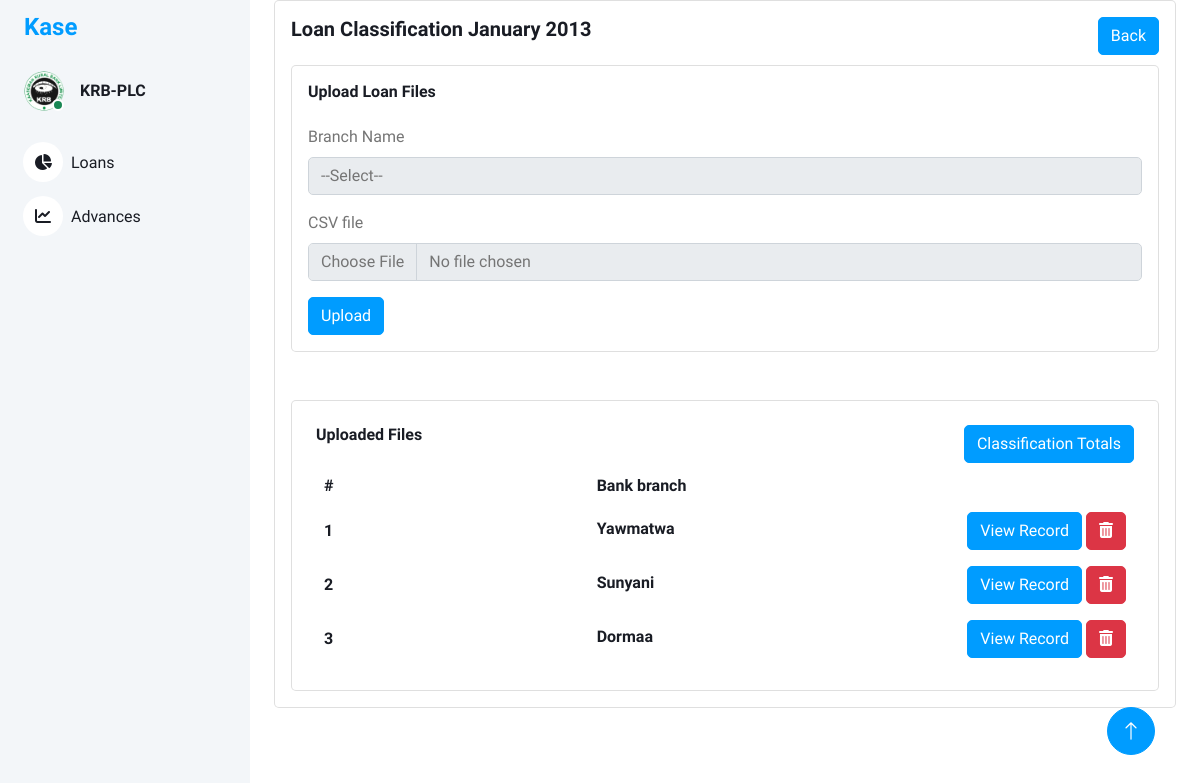
Screenshot of /loan_classification_upload/2 with the database file from the repository.
### models/loan_classification.py (models this page shows, shortened)
class LoanClassification(db.Model):
    id = db.Column(db.Integer, primary_key=True)
    loan_classification_name = db.Column(db.String(100), nullable=False)
    loan_classification_desc = db.Column(db.String(100), nullable=True)

### models/loan_classification_files.py (models this page shows, shortened)
class LoanClassificationFiles(db.Model):
    id = db.Column(db.Integer, primary_key=True)
    branch_name = db.Column(db.String(100), nullable=False)
    loan_class_id = db.Column(db.String(100), nullable=True)
    filename = db.Column(db.String(100), nullable=True)

### views/loan_classification.py (the view)
@bp.route('/loan_classification_upload/<int:id>', methods=['GET'])
def loan_classification_uploads(id):
    loan_classification_uploads = LoanClassificationFiles.query.filter_by(loan_class_id=id).all()
    serialized_loan_classification_uploads = []
    for classification in loan_classification_uploads:
        serialized_loan_classification_uploads.append({
            'id': classification.id,
            'branch_name': classification.branch_name,
        })
    loan_classifications = LoanClassification.query.filter_by(id=id).all()  # Retrieve all loan classifications from the database
    return render_template('loan_classification_uploads.html',loan_class_uploads=serialized_loan_classification_uploads,loan_class_id=id,loan_class_date=loan_classifications[0].loan_classification_name)

### templates/loan_classification_uploads.html (shortened to what this page needs)
<!DOCTYPE html>
<html lang="en">
<head>
    <link href="https://cdnjs.cloudflare.com/ajax/libs/font-awesome/5.10.0/css/all.min.css" rel="stylesheet">
    <link href="https://cdn.jsdelivr.net/npm/bootstrap-icons@1.4.1/font/bootstrap-icons.css" rel="stylesheet">
    <link href="{{ url_for('static', filename='lib/owlcarousel/assets/owl.carousel.min.css') }}" rel="stylesheet">
    <link href="{{ url_for('static', filename='lib/tempusdominus/css/tempusdominus-bootstrap-4.min.css') }}"
        rel="stylesheet" />
    <link href="{{ url_for('static',filename='css/bootstrap.min.css') }}" rel="stylesheet">
    <link href="{{ url_for('static', filename='css/style.css') }}" rel="stylesheet">
    <link rel="stylesheet" href="https://cdnjs.cloudflare.com/ajax/libs/font-awesome/6.0.0-beta3/css/all.min.css">
</head>
<body>
    <div class="container-xxl position-relative bg-white d-flex p-0">
        <div class="sidebar pe-4 pb-3">
            <nav class="navbar bg-light navbar-light">
                <a href="{{ url_for('main.index') }}" class="navbar-brand mx-4 mb-3">
                    <h4 class="text-primary">Kase</h4>
                </a>
                <div class="d-flex align-items-center ms-4 mb-4">
                    <div class="position-relative">
                        <img class="rounded-circle" src="{{ url_for('static',filename='img/krblogoBig.png') }}" alt=""
                            style="width: 40px; height: 40px;">
                        <div
                            class="bg-success rounded-circle border border-2 border-white position-absolute end-0 bottom-0 p-1">
                        </div>
                    </div>
                    <div class="ms-3">
                        <h6 class="mb-0">KRB-PLC</h6>
                    </div>
                </div>
                <div class="navbar-nav w-100">
                    <a href="{{ url_for('main.index') }}" class="nav-item nav-link"><i
                            class="fa fa-chart-pie me-2"></i>Loans
                    </a>
                    <a href="{{ url_for('returns.returns') }}" class="nav-item nav-link"><i
                            class="fa fa-chart-line me-2"></i>Advances</a>
                </div>
            </nav>
        </div>
        <div class="content">
            <div class="container-fluid">
                <div class="container-fluid">
                    <div class="card">
                        <div class="card-body">
                             <div class="d-flex justify-content-between">
                                        <div>
                                            <h5 class="card-title fw-semibold mb-4">Loan Classification {{ loan_class_date }}</h5>
                                        </div>
                                        <div>
                                            <a href="{{ url_for('main.index')}}" class="btn btn-primary">Back</a>
                                        </div>
                                    </div>
                            <div class="card">
                                <div class="card-body ">
                                    <h6 class="card-title fw-semibold mb-4">Upload Loan Files </h6>
                                    <form method="post" action="{{ url_for('loan_classification.loan_file_upload',id=loan_class_id) }}" enctype="multipart/form-data">
                                        <div class="mb-3">
                                            <label for="loanClassName" class="form-label">Branch Name</label>
                                            <select class="form-control" name="branchName" id="branchName" >
                                                <option selected disabled>--Select--</option>
                                            </select>
                                        </div>
                                        <div class="mb-3">
                                            <label for="loanClassDesc"  class="form-label">CSV file</label>
                                            <input type="file" class="form-control" name="loanFile" id="loanFile">
                                        </div>
                                        <button type="submit" class="btn btn-primary">Upload</button>
                                    </form>
                                </div>
                            </div>
                            <br>
                            <br>
                            <div class="card w-100">
                                <div class="card-body p-4">
                                    <div class="d-flex justify-content-between">
                                        <div>
                                            <h6 class="card-title fw-semibold mb-4">Uploaded Files </h6>
                                        </div>
                                        <div>
                                            <a href="{{url_for('loan_classification.loan_classification_total',id=loan_class_id)}}"  class="btn btn-primary">Classification Totals</a>
                                        </div>
                                    </div>
                                    <div class="table-responsive">
                                        <table class="table table-auto text-nowrap mb-0 align-middle">
                                            <thead class="text-dark fs-4">
                                                <tr>
                                                    <th class="border-bottom-0 col">
                                                        <h6 class="fw-semibold mb-0">#</h6>
                                                    </th>
                                                    <th class="border-bottom-0 col">
                                                        <h6 class="fw-semibold mb-0">Bank branch</h6>
                                                    </th>
                                                    <th class="border-bottom-0 col">
                                                    </th>
                                                </tr>
                                            </thead>
                                            <tbody>
                                                {% for classification in loan_class_uploads %}
                                                <tr>
                                                    <td class="border-bottom-0">
                                                        <h6 class="fw-semibold mb-0">{{ loop.index }}</h6>
                                                    </td>
                                                    <td class="border-bottom-0">
                                                        <h6 class="fw-semibold mb-1">{{ classification.branch_name }}</h6>
                                                    </td>
                                                    <td class="border-bottom-0">
                                                        <a class="btn btn-primary">View Record</a>
                                                        <a class="btn btn-danger"><i class="fas fa-trash-alt"></i></a>
                                                    </td>
                                                </tr>
                                                {% endfor %}
                                            </tbody>
                                        </table>
                                    </div>
                                </div>
                            </div>
                        </div>
                    </div>
                </div>
            </div>
            <a href="#" class="btn btn-lg btn-primary btn-lg-square back-to-top"><i class="bi bi-arrow-up"></i></a>
        </div>
    </div>
</body>
</html>

### static/css/style.css (style rules this page uses)
:root { --primary: #009CFF; --light: #F3F6F9; --dark: #191C24; }
.back-to-top { position: fixed; display: none; right: 45px; bottom: 45px; z-index: 99; }
.btn { transition: .5s; }
.btn.btn-primary { color: #FFFFFF; }
.btn-lg-square { width: 48px; height: 48px; }
.btn-square, .btn-sm-square, .btn-lg-square { padding: 0; display: inline-flex; align-items: center; justify-content: center; font-weight: normal; border-radius: 50px; }
.sidebar { position: fixed; top: 0; left: 0; bottom: 0; width: 250px; height: 100vh; overflow-y: auto; background: var(--light); transition: 0.5s; z-index: 999; }
.content { margin-left: 250px; min-height: 100vh; background: #FFFFFF; transition: 0.5s; }
@media (min-width: 992px) { .sidebar { margin-left: 0; } }
@media (min-width: 992px) { .content { width: calc(100% - 250px); } }
.sidebar .navbar .navbar-nav .nav-link { padding: 7px 20px; color: var(--dark); font-weight: 500; border-left: 3px solid var(--light); border-radius: 0 30px 30px 0; outline: none; }
.sidebar .navbar .navbar-nav .nav-link i { width: 40px; height: 40px; display: inline-flex; align-items: center; justify-content: center; background: #FFFFFF; border-radius: 40px; }

### templates/loan_classification_uploads.html (style rules this page uses)
table { width: 100%; table-layout: fixed; }
table th:nth-child(3), table td:nth-child(3) { text-align:right; }

### rows the page displays
LoanClassification: loan_classification_name "January 2013"
LoanClassificationFiles: branch_name "Yawmatwa"
LoanClassificationFiles: branch_name "Sunyani"
LoanClassificationFiles: branch_name "Dormaa"
